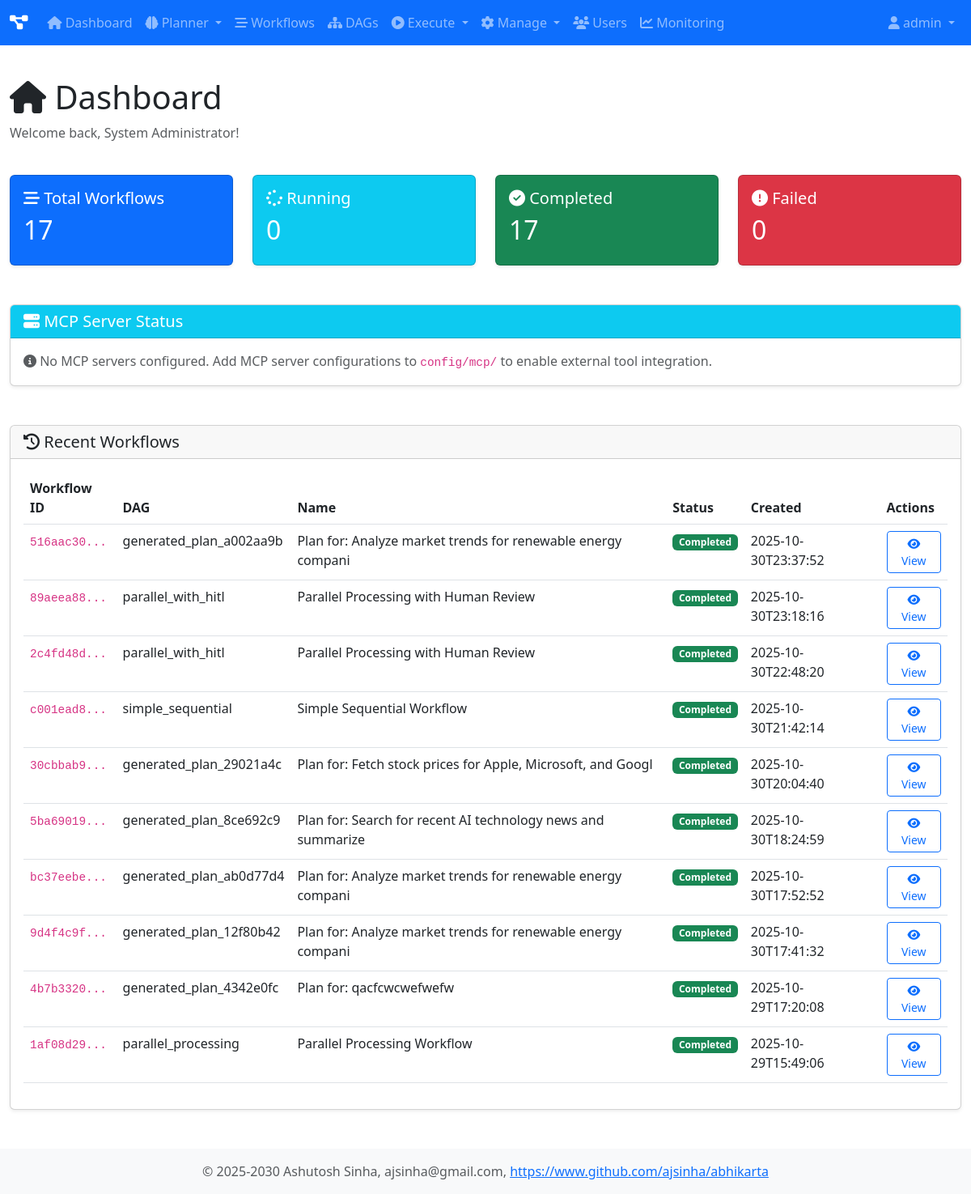
Screenshot of /dashboard (signed in) with the database file from the repository.
### tables this page shows
CREATE TABLE workflows (
                workflow_id TEXT PRIMARY KEY,
                dag_id TEXT NOT NULL,
                session_id TEXT,
                name TEXT,
                description TEXT,
                status TEXT DEFAULT 'pending',
                created_at TEXT DEFAULT CURRENT_TIMESTAMP,
                started_at TEXT,
                completed_at TEXT,
                created_by TEXT,
                graph_json TEXT,
                result TEXT,
                error TEXT
            );

### web/app1.py (the view)
@app.route('/dashboard')
@login_required
def dashboard():
    user = user_registry.get_user(session['user_id'])
    db = get_db()
    total_workflows = db.fetchone("SELECT COUNT(*) as count FROM workflows")['count']
    running_workflows = db.fetchone("SELECT COUNT(*) as count FROM workflows WHERE status = 'running'")['count']
    completed_workflows = db.fetchone("SELECT COUNT(*) as count FROM workflows WHERE status = 'completed'")['count']
    failed_workflows = db.fetchone("SELECT COUNT(*) as count FROM workflows WHERE status = 'failed'")['count']
    recent_workflows = db.fetchall(
        "SELECT * FROM workflows ORDER BY created_at DESC LIMIT 10"
    )
    pending_hitl = orchestrator.get_pending_hitl_requests()
    mcp_servers = tool_registry.get_mcp_servers_status()
    return render_template('dashboard.html',
                         user=user,
                         total_workflows=total_workflows,
                         running_workflows=running_workflows,
                         completed_workflows=completed_workflows,
                         failed_workflows=failed_workflows,
                         recent_workflows=recent_workflows,
                         pending_hitl=len(pending_hitl),
                         mcp_servers=mcp_servers)

### core/user_registry.py (called while the page is built)
    def is_admin(self) -> bool:
        return self.role == 'admin'

    def get_user(self, user_id: str) -> Optional[User]:
        return self._users.get(user_id)

### db/database.py (called while the page is built)
def get_db() -> Database:
    global _db_instance
    if _db_instance is None:
        _db_instance = Database(db_type='sqlite', db_path='/home/ashutosh/PycharmProjects/abhikarta/data/abhikarta.db')
        _db_instance.initialize_schema()
    return _db_instance

    @contextmanager
    def get_connection(self):
        conn = None
        try:
            if self.db_type == 'sqlite':
                conn = sqlite3.connect(self.db_path)
                conn.row_factory = sqlite3.Row
            elif self.db_type == 'postgresql':
                import psycopg2
                import psycopg2.extras
                conn = psycopg2.connect(**self.pg_params)
                conn.cursor_factory = psycopg2.extras.RealDictCursor
            yield conn
            conn.commit()
        except Exception as e:
            if conn:
                conn.rollback()
            raise e
        finally:
            if conn:
                conn.close()

    def fetchone(self, query: str, params: Tuple = ()) -> Optional[Dict[str, Any]]:
        with self.get_connection() as conn:
            cursor = conn.cursor()
            cursor.execute(query, params)
            row = cursor.fetchone()
            return dict(row) if row else None

    def fetchall(self, query: str, params: Tuple = ()) -> List[Dict[str, Any]]:
        with self.get_connection() as conn:
            cursor = conn.cursor()
            cursor.execute(query, params)
            rows = cursor.fetchall()
            return [dict(row) for row in rows]

### tools/tool_registry.py (called while the page is built, shortened)
    def get_mcp_servers_status(self) -> List[Dict[str, Any]]:
        import time
        mcp_servers = []
        if not os.path.exists(self._mcp_config_dir):
            return mcp_servers

### web/app1.py (called while the page is built)
def login_required(f):
    @wraps(f)
    def decorated_function(*args, **kwargs):
        if 'user_id' not in session:
            return redirect(url_for('login'))
        return f(*args, **kwargs)
    return decorated_function

### web/templates/dashboard.html (shortened to what this page needs)
{% extends "base.html" %}
{% block content %}
<div class="row mb-4">
    <div class="col">
        <h1><i class="fas fa-home"></i> Dashboard</h1>
        <p class="text-muted">Welcome back, {{ user.full_name }}!</p>
    </div>
</div>
<div class="row mb-4">
    <div class="col-md-3">
        <div class="card text-white bg-primary">
            <div class="card-body">
                <h5 class="card-title"><i class="fas fa-stream"></i> Total Workflows</h5>
                <h2>{{ total_workflows }}</h2>
            </div>
        </div>
    </div>
    <div class="col-md-3">
        <div class="card text-white bg-info">
            <div class="card-body">
                <h5 class="card-title"><i class="fas fa-spinner"></i> Running</h5>
                <h2>{{ running_workflows }}</h2>
            </div>
        </div>
    </div>
    <div class="col-md-3">
        <div class="card text-white bg-success">
            <div class="card-body">
                <h5 class="card-title"><i class="fas fa-check-circle"></i> Completed</h5>
                <h2>{{ completed_workflows }}</h2>
            </div>
        </div>
    </div>
    <div class="col-md-3">
        <div class="card text-white bg-danger">
            <div class="card-body">
                <h5 class="card-title"><i class="fas fa-exclamation-circle"></i> Failed</h5>
                <h2>{{ failed_workflows }}</h2>
            </div>
        </div>
    </div>
</div>
<div class="row mb-4">
    <div class="col-12">
        <div class="card">
            <div class="card-header bg-info text-white">
                <h5 class="mb-0"><i class="fas fa-server"></i> MCP Server Status</h5>
            </div>
            <div class="card-body">
                {% if mcp_servers %}
                <div class="row">
                    {% for server in mcp_servers %}
                    <div class="col-md-4 mb-3">
                        <div class="card border-{{ 'success' if server.status == 'online' else 'danger' }}">
                            <div class="card-body">
                                <div class="d-flex justify-content-between align-items-center mb-2">
                                    <h6 class="mb-0"><i class="fas fa-cube"></i> {{ server.name }}</h6>
                                    {% if server.status == 'online' %}
                                        <span class="badge bg-success"><i class="fas fa-check-circle"></i> Online</span>
                                    {% else %}
                                        <span class="badge bg-danger"><i class="fas fa-times-circle"></i> Offline</span>
                                    {% endif %}
                                </div>
                                <p class="small text-muted mb-2">
                                    <i class="fas fa-link"></i> {{ server.url }}
                                </p>
                                <div class="small">
                                    <strong>Tools:</strong> {{ server.tool_count }}
                                    {% if server.status == 'online' %}
                                        <br><strong>Response Time:</strong> {{ server.response_time }}ms
                                    {% endif %}
                                </div>
                            </div>
                        </div>
                    </div>
                    {% endfor %}
                </div>
                <div class="text-end">
                    <button class="btn btn-sm btn-outline-secondary" onclick="refreshMCPStatus()">
                        <i class="fas fa-sync-alt"></i> Refresh Status
                    </button>
                </div>
                {% else %}
                <p class="text-muted mb-0">
                    <i class="fas fa-info-circle"></i> No MCP servers configured.
                    Add MCP server configurations to <code>config/mcp/</code> to enable external tool integration.
                </p>
                {% endif %}
            </div>
        </div>
    </div>
</div>
<div class="row">
    <div class="col-12">
        <div class="card">
            <div class="card-header">
                <h5 class="mb-0"><i class="fas fa-history"></i> Recent Workflows</h5>
            </div>
            <div class="card-body">
                {% if recent_workflows %}
                <div class="table-responsive">
                    <table class="table table-hover">
                        <thead>
                            <tr>
                                <th>Workflow ID</th>
                                <th>DAG</th>
                                <th>Name</th>
                                <th>Status</th>
                                <th>Created</th>
                                <th>Actions</th>
                            </tr>
                        </thead>
                        <tbody>
                            {% for workflow in recent_workflows %}
                            <tr>
                                <td><code>{{ workflow.workflow_id[:8] }}...</code></td>
                                <td>{{ workflow.dag_id }}</td>
                                <td>{{ workflow.name or 'N/A' }}</td>
                                <td>
                                    {% if workflow.status == 'running' %}
                                        <span class="badge bg-info">Running</span>
                                    {% elif workflow.status == 'completed' %}
                                        <span class="badge bg-success">Completed</span>
                                    {% elif workflow.status == 'failed' %}
                                        <span class="badge bg-danger">Failed</span>
                                    {% else %}
                                        <span class="badge bg-secondary">{{ workflow.status }}</span>
                                    {% endif %}
                                </td>
                                <td>{{ workflow.created_at[:19] }}</td>
                                <td>
                                    <a href="{{ url_for('workflow_detail', workflow_id=workflow.workflow_id) }}"
                                       class="btn btn-sm btn-outline-primary">
                                        <i class="fas fa-eye"></i> View
                                    </a>
                                </td>
                            </tr>
                            {% endfor %}
                        </tbody>
                    </table>
                </div>
                {% else %}
                <p class="text-muted">No workflows yet. <a href="{{ url_for('dags') }}">Execute a DAG</a> to get started.</p>
                {% endif %}
            </div>
        </div>
    </div>
</div>
{% endblock %}

### web/templates/base.html (shortened to what this page needs)
<!DOCTYPE html>
<html lang="en">
<head>
    <link href="https://cdn.jsdelivr.net/npm/bootstrap@5.3.0/dist/css/bootstrap.min.css" rel="stylesheet">
    <link rel="stylesheet" href="https://cdnjs.cloudflare.com/ajax/libs/font-awesome/6.4.0/css/all.min.css">
    <link href="{{ url_for('static', filename='css/style.css') }}" rel="stylesheet">
</head>
<body>
    {% if user %}
    <nav class="navbar navbar-expand-lg navbar-dark bg-primary">
        <div class="container-fluid">
            <a class="navbar-brand" href="{{ url_for('dashboard') }}">
                <i class="fas fa-project-diagram"></i> {{ system_name }}
            </a>
            <div class="collapse navbar-collapse" id="navbarNav">
                <ul class="navbar-nav me-auto">
                    <li class="nav-item">
                        <a class="nav-link" href="{{ url_for('dashboard') }}">
                            <i class="fas fa-home"></i> Dashboard
                        </a>
                    </li>
                    <li class="nav-item dropdown">
                        <a class="nav-link dropdown-toggle" href="#" id="plannerDropdown" role="button" data-bs-toggle="dropdown">
                            <i class="fas fa-brain"></i> Planner
                        </a>
                    </li>
                    <li class="nav-item">
                        <a class="nav-link" href="{{ url_for('workflows') }}">
                            <i class="fas fa-stream"></i> Workflows
                        </a>
                    </li>
                    <li class="nav-item">
                        <a class="nav-link" href="{{ url_for('dags') }}">
                            <i class="fas fa-sitemap"></i> DAGs
                        </a>
                    </li>
                    <li class="nav-item dropdown">
                        <a class="nav-link dropdown-toggle" href="#" id="executeDropdown" role="button" data-bs-toggle="dropdown">
                            <i class="fas fa-play-circle"></i> Execute
                        </a>
                    </li>
                    <li class="nav-item dropdown">
                        <a class="nav-link dropdown-toggle" href="#" id="manageDropdown" role="button" data-bs-toggle="dropdown">
                            <i class="fas fa-cog"></i> Manage
                        </a>
                    </li>
                    {% if user.is_admin() %}
                    <li class="nav-item">
                        <a class="nav-link" href="{{ url_for('users') }}">
                            <i class="fas fa-users"></i> Users
                        </a>
                    </li>
                    <li class="nav-item">
                        <a class="nav-link" href="{{ url_for('monitoring_dashboard') }}">
                            <i class="fas fa-chart-line"></i> Monitoring
                        </a>
                    </li>
                    {% endif %}
                </ul>
                <ul class="navbar-nav">
                    <li class="nav-item dropdown">
                        <a class="nav-link dropdown-toggle" href="#" id="userDropdown" role="button" data-bs-toggle="dropdown">
                            <i class="fas fa-user"></i> {{ user.username }}
                        </a>
                    </li>
                </ul>
            </div>
        </div>
    </nav>
    {% endif %}
    <main class="container-fluid py-4">
        {% block content %}{% endblock %}
    </main>
    <footer class="footer mt-auto py-3 bg-light">
        <div class="container text-center">
            <span class="text-muted">© 2025-2030 Ashutosh Sinha, ajsinha@gmail.com,
                <a href="https://www.github.com/ajsinha/abhikarta" target="_blank">https://www.github.com/ajsinha/abhikarta</a>
            </span>
        </div>
    </footer>
</body>
</html>

### web/static/css/style.css (style rules this page uses)
body { min-height: 100vh; display: flex; flex-direction: column; }
main { flex: 1; }
.footer { margin-top: auto; }
.card { margin-bottom: 1.5rem; box-shadow: 0 0.125rem 0.25rem rgba(0,0,0,.075); }
code { font-size: 90%; }
.navbar-brand { font-weight: bold; }

### rows the page displays
workflows: workflow_id "516aac30", dag_id "generated_plan_a002aa9b", name "Plan for: Analyze market trends for renewable energy compani", status "Completed", created_at "2025-10-30T23:37:52"
workflows: workflow_id "89aeea88", dag_id "parallel_with_hitl", name "Parallel Processing with Human Review", status "Completed", created_at "2025-10-30T23:18:16"
workflows: workflow_id "2c4fd48d", dag_id "parallel_with_hitl", name "Parallel Processing with Human Review", status "Completed", created_at "2025-10-30T22:48:20"
workflows: workflow_id "c001ead8", dag_id "simple_sequential", name "Simple Sequential Workflow", status "Completed", created_at "2025-10-30T21:42:14"
workflows: workflow_id "30cbbab9", dag_id "generated_plan_29021a4c", name "Plan for: Fetch stock prices for Apple, Microsoft, and Googl", status "Completed", created_at "2025-10-30T20:04:40"
workflows: workflow_id "5ba69019", dag_id "generated_plan_8ce692c9", name "Plan for: Search for recent AI technology news and summarize", status "Completed", created_at "2025-10-30T18:24:59"
workflows: workflow_id "bc37eebe", dag_id "generated_plan_ab0d77d4", name "Plan for: Analyze market trends for renewable energy compani", status "Completed", created_at "2025-10-30T17:52:52"
workflows: workflow_id "9d4f4c9f", dag_id "generated_plan_12f80b42", name "Plan for: Analyze market trends for renewable energy compani", status "Completed", created_at "2025-10-30T17:41:32"
workflows: workflow_id "4b7b3320", dag_id "generated_plan_4342e0fc", name "Plan for: qacfcwcwefwefw", status "Completed", created_at "2025-10-29T17:20:08"
workflows: workflow_id "1af08d29", dag_id "parallel_processing", name "Parallel Processing Workflow", status "Completed", created_at "2025-10-29T15:49:06"

### other values shown
{{ user.username }} "admin"
{{ user.full_name }} "System Administrator"
{{ total_workflows }} "17"
{{ running_workflows }} "0"
{{ completed_workflows }} "17"
{{ failed_workflows }} "0"
